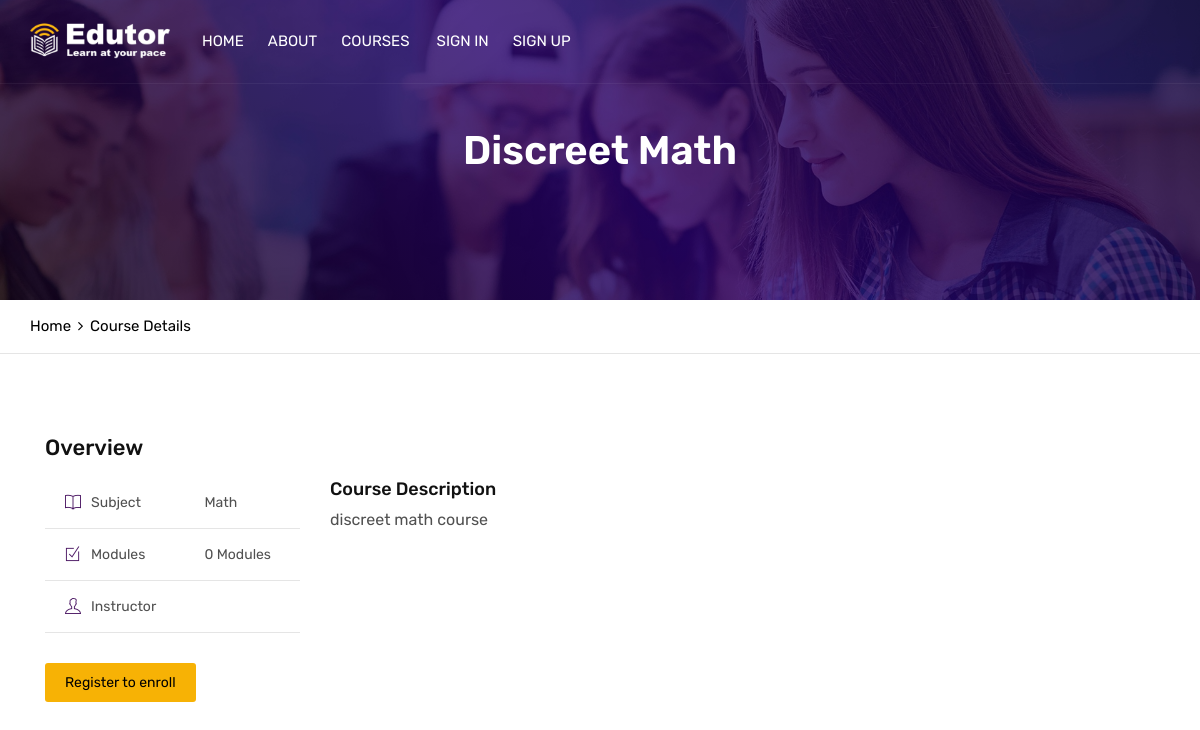
The app's page /course/dismath/ with its own data.
### courses/models.py (models this page shows, shortened)
class Course(models.Model):
    owner = models.ForeignKey(User,
                    related_name='courses_created',
                    on_delete=models.CASCADE)
    subject = models.ForeignKey(Subject, related_name='courses',
                        on_delete=models.CASCADE)
    title = models.CharField(max_length=200)
    slug = models.SlugField(max_length=200, unique=True)
    overview = models.TextField()
    created = models.DateTimeField(auto_now_add=True)
    students = models.ManyToManyField(User,
                                      related_name='courses_joined',
                                      blank=True)
    class Meta:
        ordering = ['-created']

class Subject(models.Model):
    title = models.CharField(max_length=200)
    slug = models.SlugField(max_length=200, unique=True)
    class Meta:
        ordering = ['title']

### courses/views.py (the view)
class CourseDetailView(DetailView):
    model = Course
    template_name = 'courses/course/detail.html'
    def get_context_data(self, **kwargs):
        context = super(CourseDetailView,
                        self).get_context_data(**kwargs)
        context['enroll_form'] = CourseEnrollForm(
                                   initial={'course':self.object})
        return context

### templates/courses/course/detail.html (shortened to what this page needs)
{% load static %}
{% load course %}
{% url 'course_list' as course_list %}
{% url 'home' as home_url %}
<!DOCTYPE html>
<html lang="en">
<head>
    <link rel="stylesheet" type="text/css" href="{% static 'css/assets.css' %}">
    <link rel="stylesheet" type="text/css" href="{% static 'css/typography.css' %}">
    <link rel="stylesheet" type="text/css" href="{% static 'css/shortcodes/shortcodes.css' %}">
    <link rel="stylesheet" type="text/css" href="{% static 'css/style.css' %}">
    <link class="skin" rel="stylesheet" type="text/css" href="{% static 'css/color/color-1.css' %}">
    <link rel="stylesheet" type="text/css" href="{% static 'vendors/revolution/css/layers.css' %}">
    <link rel="stylesheet" type="text/css" href="{% static 'vendors/revolution/css/settings.css' %}">
    <link rel="stylesheet" type="text/css" href="{% static 'vendors/revolution/css/navigation.css' %}">
</head>
<body id="bg">
<div class="page-wraper">
    <header class="header rs-nav header-transparent">
        <div class="sticky-header navbar-expand-lg">
            <div class="menu-bar clearfix">
                <div class="container clearfix">
                    <div class="menu-logo">
                        <a href="{{ home_url }}"><img src="{% static 'images/logo-white.png' %}" alt=""></a>
                    </div>
                    <div class="menu-links navbar-collapse collapse justify-content-start" id="menuDropdown">
                        <ul class="nav navbar-nav">
                            <li ><a href="{{ home_url }}">Home </a></li>
                            <li><a href="javascript:;">About</a></li>
                            <li class="{% if request.path == course_list %}active{% endif %}"><a href="{{ course_list }}">Courses<i class="{% if user.is_authenticated %} fa fa-chevron-down {% endif %}"></i></a>
                            </li>
                            {% if user.is_authenticated %}
                            <li><a href="#">{{user.username }} <i class="fa fa-chevron-down"></i></a>
                                <ul class="sub-menu">
                                    <li><a href="{% url 'password_change' %}">Change password</a></li>
                                    <li><a href="{% url 'logout' %}">Log Out</a></li>
                                </ul>
                            </li>
                            {% else %}
                            <li><a href="{% url 'login' %}">Sign In </a></li>
                            <li><a href="{% url 'student_registration' %}">Sign Up </a></li>
                            {% endif %}
                            </div>
                    </div>
                </div>
            </div>
        </div>
    <div class="page-content bg-white">
        <div class="page-banner ovbl-dark" style="background-image:url('{% static 'images/banner/banner3.jpg' %}');">
            <div class="container">
                <div class="page-banner-entry">
                    <h1 class="text-white">{{ object.title }}</h1>
                 </div>
            </div>
        </div>
        <div class="breadcrumb-row">
            <div class="container">
                <ul class="list-inline">
                    <li><a href="{{ home }}">Home</a></li>
                    <li>Course Details</li>
                </ul>
            </div>
        </div>
    <div class="content-block">
      <div class="section-area section-sp1">
                <div class="container">
           {% with subject=course.subject %}
            <div class="col-lg-9 col-md-8 col-sm-12">
              <div class="courese-overview" id="overview">
                <h4>Overview</h4>
                <div class="row">
                  <div class="col-md-12 col-lg-4">
                    <ul class="course-features">
                      <li><i class="ti-book"></i> <span class="label">Subject</span> <span class="value">{{ subject.title }}</span></li>
                      <li><i class="ti-check-box"></i> <span class="label">Modules</span> <span class="value">{{ course.modules.count }} Modules</span></li>
                      <li><i class="ti-user"></i> <span class="label">Instructor</span> </li>
                    </ul>
                    {% if request.user.is_authenticated %}
          <form action="{% url 'student_enroll_course' %}" method="post">
              {{ enroll_form }}
              {% csrf_token %}
              <input type="submit" class="btn btn-primary" value="Enroll now">
      {% else %}
          <a href="{% url 'student_registration' %}" class="btn btn-primary btn-lg">
              Register to enroll
          </a>
      {% endif %}
                  </div>
                  <div class="col-md-12 col-lg-8">
                    <h5 class="m-b5">Course Description</h5>
                    {{ object.overview|linebreaks }}
                  </div>
                </div>
              </div>
    </div>
  </div>
</div>
    {% endwith %}
</div>
</body>
</html>

### static/css/typography.css (style rules this page uses)
body { background-color: #fff; font-family: Rubik; font-size: 16px; font-weight: 400; color:#505050; padding: 0; margin: 0; overflow-x: hidden; -webkit-font-smoothing: antialiased; font-smoothing: antialiased; -moz-osx-font-smoothing: grayscale; scroll-behavior: smooth; }
a { color: #6f6f6f; outline: 0 none; text-decoration: none; }
img { border-style: none; height: auto; max-width: 100%; vertical-align: middle; }
section, article, aside, details, figcaption, figure, footer, header, hgroup, main, menu, nav, summary { display: block; }
p, address, pre, hr, ul, ol, dl, dd, table { margin-bottom: 24px; }
p { line-height: 28px; margin-bottom: 24px; }
h1, h2, h3, h4, h5, h6 { color: #111111; font-family: rubik; margin-top:0; }
h1 { font-size: 36px; line-height: 45px; margin-bottom: 25px; font-weight: 700; }
h4 { font-size: 22px; line-height: 28px; margin-bottom: 15px; font-weight: 500; }
h5 { font-size: 18px; line-height: 24px; margin-bottom: 10px; font-weight: 500; }
dl, ul, ol { list-style-position: outside; padding: 0; }
ul, ol { margin-bottom: 24px; }
ul li, ol li { padding: 0; }
.m-b5 { margin-bottom: 5px; }
.text-white { color: #fff; }
.bg-white { background-color: #FFF; }
.text-white { color: #FFF; }
.list-inline li { display: inline-block; }

### static/css/style.css (style rules this page uses)
.header { position: relative; z-index: 99999; }
.header ul, .header ol { margin-bottom: 0; }
.menu-logo { display: table; float: left; vertical-align: middle; padding: 0; color: #EFBB20; margin-top: 0; margin-bottom: 0; margin-left: 0; margin-right: 0; width: 140px; height: 80px; position: relative; z-index: 9; transition:all 0.5s; -moz-transition:all 0.5s; -webkit-transition:all 0.5s; -o-transition:all 0.5s; padding-right:20px; }
.menu-logo > a { display: table-cell; vertical-align: middle; }
.menu-logo img { max-height: 60px; width: auto; max-width: 140px; }
.menu-bar { background: #FFFFFF; width: 100%; position: relative; }
.menu-links { position: relative; padding: 0; }
.menu-links .nav { float: right; }
.menu-links .nav > li { margin: 0px; font-weight: 400; text-transform: uppercase; position: relative; font-family: Rubik; }
.menu-links .nav > li > a { border-radius: 0px; color: #000; font-size: 15px; padding: 30px 12px; cursor: pointer; font-weight: 400; display: inline-block; }
.header-transparent { position:absolute; width:100%; }
.header-transparent .menu-bar { background-color:rgba(0,0,0,0); border-bottom: 1px solid rgba(255,255,255,0.05); }
.header-transparent .menu-links .nav > li > a { color:#fff; }
.header-transparent .menu-links .nav > li > a, .header-transparent .secondary-menu .btn-link, .header-transparent .navbar-toggler { color: #fff; }
.page-banner { height: 300px; background-size: cover; background-position: center center; display: table; width: 100%; text-align:left; }
.page-banner .container { display: table; height: 100%; }
.page-banner-entry { display: table-cell; vertical-align: middle; text-align: center; }
.page-banner h1 { font-weight:600; font-size:40px; margin-bottom: 0; }
.breadcrumb-row ul li a { color:#000; }
.section-sp1 { padding-top:80px; padding-bottom:50px; }
.ovbl-middle:after, .ovbl-light:after, .ovbl-dark:after { background: #391800; background: -moz-linear-gradient(left, #391800 0%, #001739 38%, #321001 71%, #011e32 100%); background: -webkit-linear-gradient(left, #391800 0%,#001739 38%,#321001 71%,#011e32 100%); background: linear-gradient(to right, #391800 0%,#001739 38%,#321001 71%,#011e32 100%); filter: progid:DXImageTransform.Microsoft.gradient( startColorstr='#391800', endColorstr='#011e32',GradientType=1 ); }
.course-features { margin:0; margin-bottom: 30px; padding:0; list-style:none; position:sticky; top:80px; }
.course-features li { padding:15px 20px; border-bottom:1px solid rgba(0,0,0,0.1); display:flex; font-size:14px; align-items: center; }
.course-features li i { margin-right:10px; font-size:16px; color:var(--primary); }
.course-features li .label { width:60%; }
.course-features li .value { width:40%; }

### static/css/shortcodes/breadcrumb.css (style rules this page uses)
.breadcrumb-row { background: #fff; padding: 15px 0; border-bottom: 1px solid #e5e5e5; }
.breadcrumb-row ul { margin: 0; }
.breadcrumb-row ul li { padding: 0; margin-right: 3px; color: #000; display: inline-block; }
.breadcrumb-row ul li:after { content: "\f105"; margin-left: 7px; font-family: fontawesome; }
.breadcrumb-row ul li:last-child { color: #000; }
.breadcrumb-row ul li:last-child:after { display: none; }

### static/css/shortcodes/layout.css (style rules this page uses)
#bg { background-attachment: fixed; background-size: cover; }

### records on screen
Course: title "Discreet Math", modules.count "0", overview "discreet math course"
Subject: title "Math"
